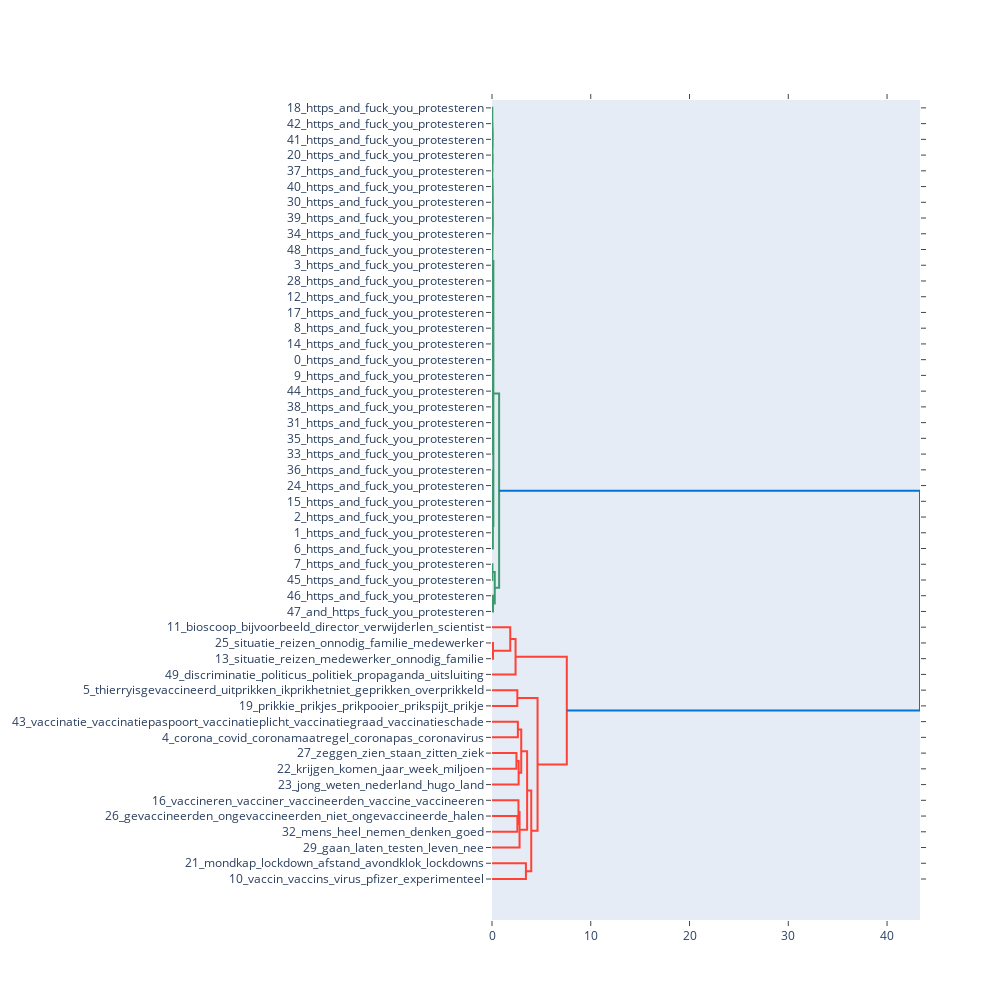

Notebook cell for this chart:
### Code cell
fig = model.visualize_topic_hierarchy()
fig.show()

### Figure 1 — Plotly figure (JSON) as saved in the notebook; plotly's stock layout.template omitted (floating-point values rounded to 4 significant figures)
{"data": [{"hoverinfo": "text", "marker": {"color": "rgb(61,153,112)"}, "mode": "lines", "type": "scatter", "x": [0, 0.02316, 0.02316, 0], "xaxis": "x", "y": [-15, -15, -25, -25], "yaxis": "y"}, {"hoverinfo": "text", "marker": {"color": "rgb(61,153,112)"}, "mode": "lines", "type": "scatter", "x": [0, 0.02383, 0.02383, 0], "xaxis": "x", "y": [-35, -35, -45, -45], "yaxis": "y"}, {"hoverinfo": "text", "marker": {"color": "rgb(61,153,112)"}, "mode": "lines", "type": "scatter", "x": [0.02316, 0.02715, 0.02715, 0.02383], "xaxis": "x", "y": [-20, -20, -40, -40], "yaxis": "y"}, {"hoverinfo": "text", "marker": {"color": "rgb(61,153,112)"}, "mode": "lines", "type": "scatter", "x": [0, 0.02926, 0.02926, 0.02715], "xaxis": "x", "y": [-5, -5, -30, -30], "yaxis": "y"}, {"hoverinfo": "text", "marker": {"color": "rgb(61,153,112)"}, "mode": "lines", "type": "scatter", "x": [0, 0.02512, 0.02512, 0], "xaxis": "x", "y": [-55, -55, -65, -65], "yaxis": "y"}, {"hoverinfo": "text", "marker": {"color": "rgb(61,153,112)"}, "mode": "lines", "type": "scatter", "x": [0, 0.02263, 0.02263, 0], "xaxis": "x", "y": [-75, -75, -85, -85], "yaxis": "y"}, {"hoverinfo": "text", "marker": {"color": "rgb(61,153,112)"}, "mode": "lines", "type": "scatter", "x": [0.02512, 0.0253, 0.0253, 0.02263], "xaxis": "x", "y": [-60, -60, -80, -80], "yaxis": "y"}, {"hoverinfo": "text", "marker": {"color": "rgb(61,153,112)"}, "mode": "lines", "type": "scatter", "x": [0.0253, 0.02757, 0.02757, 0], "xaxis": "x", "y": [-70, -70, -95, -95], "yaxis": "y"}, {"hoverinfo": "text", "marker": {"color": "rgb(61,153,112)"}, "mode": "lines", "type": "scatter", "x": [0.02926, 0.03433, 0.03433, 0.02757], "xaxis": "x", "y": [-17.5, -17.5, -82.5, -82.5], "yaxis": "y"}, {"hoverinfo": "text", "marker": {"color": "rgb(61,153,112)"}, "mode": "lines", "type": "scatter", "x": [0, 0.0171, 0.0171, 0], "xaxis": "x", "y": [-105, -105, -115, -115], "yaxis": "y"}, {"hoverinfo": "text", "marker": {"color": "rgb(61,153,112)"}, "mode": "lines", "type": "scatter", "x": [0.0171, 0.01857, 0.01857, 0], "xaxis": "x", "y": [-110, -110, -125, -125], "yaxis": "y"}, {"hoverinfo": "text", "marker": {"color": "rgb(61,153,112)"}, "mode": "lines", "type": "scatter", "x": [0, 0.01455, 0.01455, 0], "xaxis": "x", "y": [-155, -155, -165, -165], "yaxis": "y"}, {"hoverinfo": "text", "marker": {"color": "rgb(61,153,112)"}, "mode": "lines", "type": "scatter", "x": [0, 0.01594, 0.01594, 0.01455], "xaxis": "x", "y": [-145, -145, -160, -160], "yaxis": "y"}, {"hoverinfo": "text", "marker": {"color": "rgb(61,153,112)"}, "mode": "lines", "type": "scatter", "x": [0, 0.01754, 0.01754, 0.01594], "xaxis": "x", "y": [-135, -135, -152.5, -152.5], "yaxis": "y"}, {"hoverinfo": "text", "marker": {"color": "rgb(61,153,112)"}, "mode": "lines", "type": "scatter", "x": [0, 0.0172, 0.0172, 0], "xaxis": "x", "y": [-175, -175, -185, -185], "yaxis": "y"}, {"hoverinfo": "text", "marker": {"color": "rgb(61,153,112)"}, "mode": "lines", "type": "scatter", "x": [0.0172, 0.01968, 0.01968, 0], "xaxis": "x", "y": [-180, -180, -195, -195], "yaxis": "y"}, {"hoverinfo": "text", "marker": {"color": "rgb(61,153,112)"}, "mode": "lines", "type": "scatter", "x": [0.01754, 0.0202, 0.0202, 0.01968], "xaxis": "x", "y": [-143.8, -143.8, -187.5, -187.5], "yaxis": "y"}, {"hoverinfo": "text", "marker": {"color": "rgb(61,153,112)"}, "mode": "lines", "type": "scatter", "x": [0, 0.01964, 0.01964, 0], "xaxis": "x", "y": [-205, -205, -215, -215], "yaxis": "y"}, {"hoverinfo": "text", "marker": {"color": "rgb(61,153,112)"}, "mode": "lines", "type": "scatter", "x": [0.01964, 0.02217, 0.02217, 0], "xaxis": "x", "y": [-210, -210, -225, -225], "yaxis": "y"}, {"hoverinfo": "text", "marker": {"color": "rgb(61,153,112)"}, "mode": "lines", "type": "scatter", "x": [0.0202, 0.02653, 0.02653, 0.02217], "xaxis": "x", "y": [-165.6, -165.6, -217.5, -217.5], "yaxis": "y"}, {"hoverinfo": "text", "marker": {"color": "rgb(61,153,112)"}, "mode": "lines", "type": "scatter", "x": [0.01857, 0.03668, 0.03668, 0.02653], "xaxis": "x", "y": [-117.5, -117.5, -191.6, -191.6], "yaxis": "y"}, {"hoverinfo": "text", "marker": {"color": "rgb(61,153,112)"}, "mode": "lines", "type": "scatter", "x": [0.03433, 0.04739, 0.04739, 0.03668], "xaxis": "x", "y": [-50, -50, -154.5, -154.5], "yaxis": "y"}, {"hoverinfo": "text", "marker": {"color": "rgb(61,153,112)"}, "mode": "lines", "type": "scatter", "x": [0, 0.01241, 0.01241, 0], "xaxis": "x", "y": [-245, -245, -255, -255], "yaxis": "y"}, {"hoverinfo": "text", "marker": {"color": "rgb(61,153,112)"}, "mode": "lines", "type": "scatter", "x": [0, 0.01473, 0.01473, 0.01241], "xaxis": "x", "y": [-235, -235, -250, -250], "yaxis": "y"}, {"hoverinfo": "text", "marker": {"color": "rgb(61,153,112)"}, "mode": "lines", "type": "scatter", "x": [0, 0.01806, 0.01806, 0], "xaxis": "x", "y": [-265, -265, -275, -275], "yaxis": "y"}, {"hoverinfo": "text", "marker": {"color": "rgb(61,153,112)"}, "mode": "lines", "type": "scatter", "x": [0.01473, 0.02798, 0.02798, 0.01806], "xaxis": "x", "y": [-242.5, -242.5, -270, -270], "yaxis": "y"}, {"hoverinfo": "text", "marker": {"color": "rgb(61,153,112)"}, "mode": "lines", "type": "scatter", "x": [0.02798, 0.08579, 0.08579, 0], "xaxis": "x", "y": [-256.2, -256.2, -285, -285], "yaxis": "y"}, {"hoverinfo": "text", "marker": {"color": "rgb(61,153,112)"}, "mode": "lines", "type": "scatter", "x": [0.04739, 0.1363, 0.1363, 0.08579], "xaxis": "x", "y": [-102.3, -102.3, -270.6, -270.6], "yaxis": "y"}, {"hoverinfo": "text", "marker": {"color": "rgb(61,153,112)"}, "mode": "lines", "type": "scatter", "x": [0, 0.04143, 0.04143, 0], "xaxis": "x", "y": [-295, -295, -305, -305], "yaxis": "y"}, {"hoverinfo": "text", "marker": {"color": "rgb(61,153,112)"}, "mode": "lines", "type": "scatter", "x": [0, 0.09998, 0.09998, 0], "xaxis": "x", "y": [-315, -315, -325, -325], "yaxis": "y"}, {"hoverinfo": "text", "marker": {"color": "rgb(61,153,112)"}, "mode": "lines", "type": "scatter", "x": [0.04143, 0.2793, 0.2793, 0.09998], "xaxis": "x", "y": [-300, -300, -320, -320], "yaxis": "y"}, {"hoverinfo": "text", "marker": {"color": "rgb(61,153,112)"}, "mode": "lines", "type": "scatter", "x": [0.1363, 0.7208, 0.7208, 0.2793], "xaxis": "x", "y": [-186.4, -186.4, -310, -310], "yaxis": "y"}, {"hoverinfo": "text", "marker": {"color": "rgb(255,65,54)"}, "mode": "lines", "type": "scatter", "x": [0, 0.09959, 0.09959, 0], "xaxis": "x", "y": [-345, -345, -355, -355], "yaxis": "y"}, {"hoverinfo": "text", "marker": {"color": "rgb(255,65,54)"}, "mode": "lines", "type": "scatter", "x": [0, 1.848, 1.848, 0.09959], "xaxis": "x", "y": [-335, -335, -350, -350], "yaxis": "y"}, {"hoverinfo": "text", "marker": {"color": "rgb(255,65,54)"}, "mode": "lines", "type": "scatter", "x": [1.848, 2.386, 2.386, 0], "xaxis": "x", "y": [-342.5, -342.5, -365, -365], "yaxis": "y"}, {"hoverinfo": "text", "marker": {"color": "rgb(255,65,54)"}, "mode": "lines", "type": "scatter", "x": [0, 2.565, 2.565, 0], "xaxis": "x", "y": [-375, -375, -385, -385], "yaxis": "y"}, {"hoverinfo": "text", "marker": {"color": "rgb(255,65,54)"}, "mode": "lines", "type": "scatter", "x": [0, 2.619, 2.619, 0], "xaxis": "x", "y": [-395, -395, -405, -405], "yaxis": "y"}, {"hoverinfo": "text", "marker": {"color": "rgb(255,65,54)"}, "mode": "lines", "type": "scatter", "x": [0, 2.473, 2.473, 0], "xaxis": "x", "y": [-415, -415, -425, -425], "yaxis": "y"}, {"hoverinfo": "text", "marker": {"color": "rgb(255,65,54)"}, "mode": "lines", "type": "scatter", "x": [2.473, 2.697, 2.697, 0], "xaxis": "x", "y": [-420, -420, -435, -435], "yaxis": "y"}, {"hoverinfo": "text", "marker": {"color": "rgb(255,65,54)"}, "mode": "lines", "type": "scatter", "x": [2.619, 2.959, 2.959, 2.697], "xaxis": "x", "y": [-400, -400, -427.5, -427.5], "yaxis": "y"}, {"hoverinfo": "text", "marker": {"color": "rgb(255,65,54)"}, "mode": "lines", "type": "scatter", "x": [0, 2.57, 2.57, 0], "xaxis": "x", "y": [-455, -455, -465, -465], "yaxis": "y"}, {"hoverinfo": "text", "marker": {"color": "rgb(255,65,54)"}, "mode": "lines", "type": "scatter", "x": [0, 2.678, 2.678, 2.57], "xaxis": "x", "y": [-445, -445, -460, -460], "yaxis": "y"}, {"hoverinfo": "text", "marker": {"color": "rgb(255,65,54)"}, "mode": "lines", "type": "scatter", "x": [2.678, 2.79, 2.79, 0], "xaxis": "x", "y": [-452.5, -452.5, -475, -475], "yaxis": "y"}, {"hoverinfo": "text", "marker": {"color": "rgb(255,65,54)"}, "mode": "lines", "type": "scatter", "x": [2.959, 3.556, 3.556, 2.79], "xaxis": "x", "y": [-413.8, -413.8, -463.8, -463.8], "yaxis": "y"}, {"hoverinfo": "text", "marker": {"color": "rgb(255,65,54)"}, "mode": "lines", "type": "scatter", "x": [0, 3.434, 3.434, 0], "xaxis": "x", "y": [-485, -485, -495, -495], "yaxis": "y"}, {"hoverinfo": "text", "marker": {"color": "rgb(255,65,54)"}, "mode": "lines", "type": "scatter", "x": [3.556, 3.974, 3.974, 3.434], "xaxis": "x", "y": [-438.8, -438.8, -490, -490], "yaxis": "y"}, {"hoverinfo": "text", "marker": {"color": "rgb(255,65,54)"}, "mode": "lines", "type": "scatter", "x": [2.565, 4.612, 4.612, 3.974], "xaxis": "x", "y": [-380, -380, -464.4, -464.4], "yaxis": "y"}, {"hoverinfo": "text", "marker": {"color": "rgb(255,65,54)"}, "mode": "lines", "type": "scatter", "x": [2.386, 7.574, 7.574, 4.612], "xaxis": "x", "y": [-353.8, -353.8, -422.2, -422.2], "yaxis": "y"}, {"hoverinfo": "text", "marker": {"color": "rgb(0,116,217)"}, "mode": "lines", "type": "scatter", "x": [0.7208, 43.34, 43.34, 7.574], "xaxis": "x", "y": [-248.2, -248.2, -388.0, -388.0], "yaxis": "y"}], "layout": {"autosize": false, "height": 1000, "hovermode": "closest", "showlegend": false, "width": 1000, "xaxis": {"mirror": "allticks", "rangemode": "tozero", "showgrid": false, "showline": true, "showticklabels": true, "ticks": "outside", "type": "linear", "zeroline": false}, "yaxis": {"mirror": "allticks", "rangemode": "tozero", "showgrid": false, "showline": true, "showticklabels": true, "tickmode": "array", "ticks": "outside", "ticktext": ["18_https_and_fuck_you_protesteren", "42_https_and_fuck_you_protesteren", "41_https_and_fuck_you_protesteren", "20_https_and_fuck_you_protesteren", "37_https_and_fuck_you_protesteren", "40_https_and_fuck_you_protesteren", "30_https_and_fuck_you_protesteren", "39_https_and_fuck_you_protesteren", "34_https_and_fuck_you_protesteren", "48_https_and_fuck_you_protesteren", "3_https_and_fuck_you_protesteren", "28_https_and_fuck_you_protesteren", "12_https_and_fuck_you_protesteren", "17_https_and_fuck_you_protesteren", "8_https_and_fuck_you_protesteren", "14_https_and_fuck_you_protesteren", "0_https_and_fuck_you_protesteren", "9_https_and_fuck_you_protesteren", "44_https_and_fuck_you_protesteren", "38_https_and_fuck_you_protesteren", "31_https_and_fuck_you_protesteren", "35_https_and_fuck_you_protesteren", "33_https_and_fuck_you_protesteren", "36_https_and_fuck_you_protesteren", "24_https_and_fuck_you_protesteren", "15_https_and_fuck_you_protesteren", "2_https_and_fuck_you_protesteren", "1_https_and_fuck_you_protesteren", "6_https_and_fuck_you_protesteren", "7_https_and_fuck_you_protesteren", "45_https_and_fuck_you_protesteren", "46_https_and_fuck_you_protesteren", "47_and_https_fuck_you_protesteren", "11_bioscoop_bijvoorbeeld_director_verwijderlen_scientist", "25_situatie_reizen_onnodig_familie_medewerker", "13_situatie_reizen_medewerker_onnodig_familie", "49_discriminatie_politicus_politiek_propaganda_uitsluiting", "5_thierryisgevaccineerd_uitprikken_ikprikhetniet_geprikken_overprikkeld", "19_prikkie_prikjes_prikpooier_prikspijt_prikje", "43_vaccinatie_vaccinatiepaspoort_vaccinatieplicht_vaccinatiegraad_vaccinatieschade", "4_corona_covid_coronamaatregel_coronapas_coronavirus", "27_zeggen_zien_staan_zitten_ziek", "22_krijgen_komen_jaar_week_miljoen", "23_jong_weten_nederland_hugo_land", "16_vaccineren_vacciner_vaccineerden_vaccine_vaccineeren", "26_gevaccineerden_ongevaccineerden_niet_ongevaccineerde_halen", "32_mens_heel_nemen_denken_goed", "29_gaan_laten_testen_leven_nee", "21_mondkap_lockdown_afstand_avondklok_lockdowns", "10_vaccin_vaccins_virus_pfizer_experimenteel"], "tickvals": [-5, -15, -25, -35, -45, -55, -65, -75, -85, -95, -105, -115, -125, -135, -145, -155, -165, -175, -185, -195, -205, -215, -225, -235, -245, -255, -265, -275, -285, -295, -305, -315, -325, -335, -345, -355, -365, -375, -385, -395, -405, -415, -425, -435, -445, -455, -465, -475, -485, -495], "type": "linear", "zeroline": false}}}
